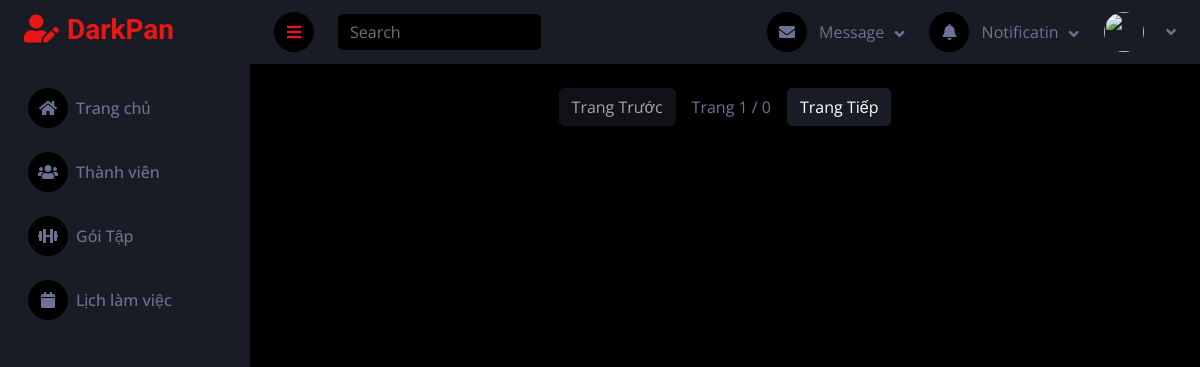
Page /public/NV_Quay/goitap on the earlier database version.
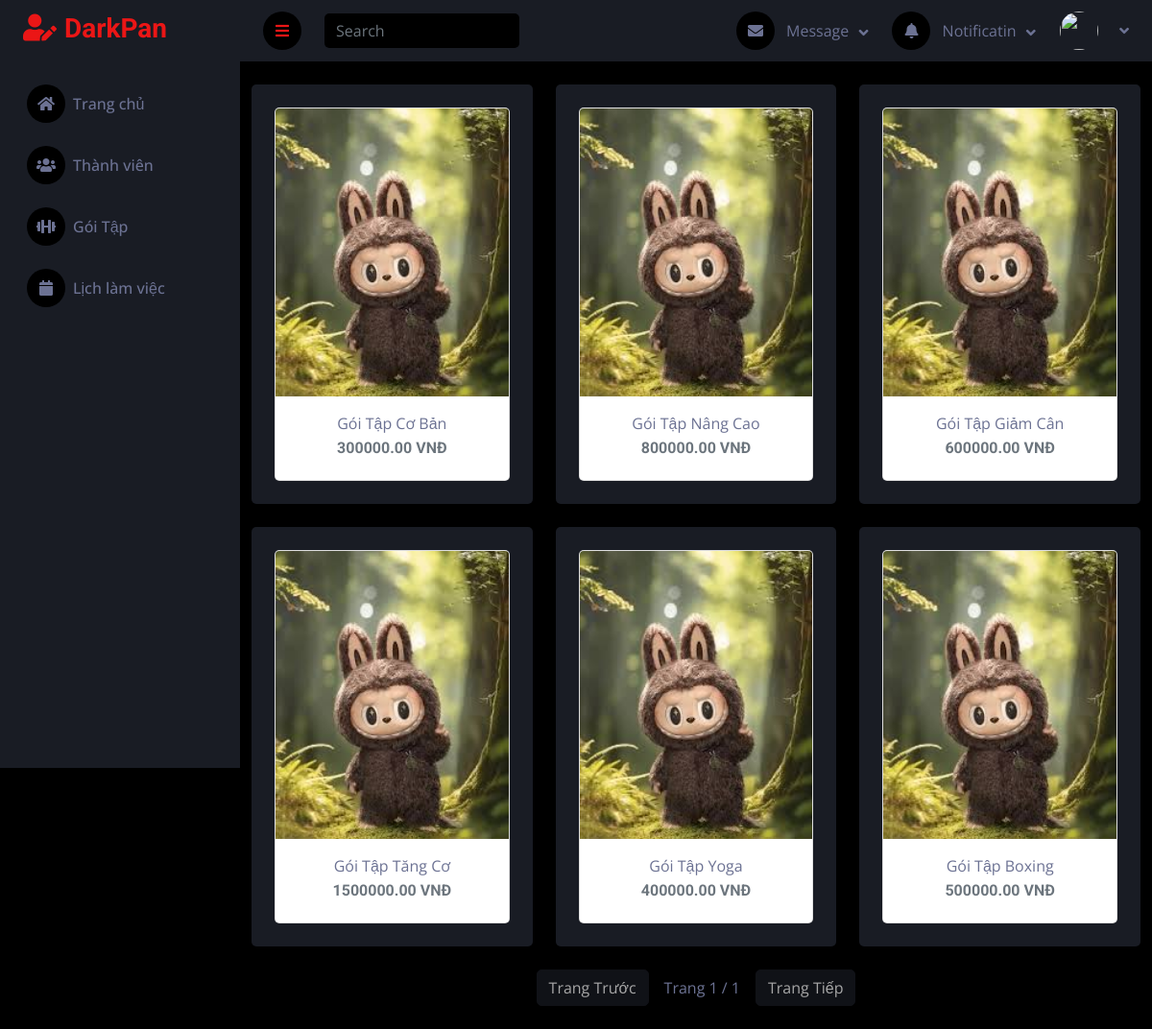
Same page on the later database version.
### tables this page shows
CREATE TABLE `goitap` (
  `maGoiTap` int(11) NOT NULL,
  `tenGoiTap` varchar(255) NOT NULL,
  `thoiHan` int(11) NOT NULL,
  `gia` decimal(10,2) NOT NULL,
  `moTa` text DEFAULT NULL,
  `anhGoiTap` varchar(255) NOT NULL
);

### controllers/HomeController_NV.php (called while the page is built, shortened)
<?php
require_once BASE_PATH . '/models/GoiTapModel.php';
class HomeController_NV {
    public function DSGoiTap() {
        $GoiTapModel = new GoiTapModel();
        $currentGoiTap = $GoiTapModel->getCurrentGoiTap();
        $limit = 6;
        $page = isset($_GET['page']) ? $_GET['page'] : 1;
        $goitap_list = $GoiTapModel->getAllGoitap($page, $limit);
        $totalPages = ceil($currentGoiTap / $limit);
        $data = [
            'goitap_list' => $goitap_list,
            'totalPages' => $totalPages,
            'currentPage' => $page,
            'currentGoiTap' => $currentGoiTap,
        ];
        $this->render('NV_Quay/goitap/DSGoiTap', $data);
    }
    protected function render($view, $data = []) {
        extract($data);
        require_once BASE_PATH . "/views/$view.php";
    }
}
?>

### public/index.php (called while the page is built, shortened)
<?php
$router = new Router();
$router->handleRequest();
?>

### models/GoiTapModel.php (called while the page is built, shortened)
<?php
require_once "../config/database.php";
class GoiTapModel {
    private $conn;
    public function __construct() {
        $database = new Database();
        $this->conn = $database->connect();
    }
    public function getAllGoitap($page, $limit) {
        $offset = ($page - 1) * $limit;
        $query = "SELECT * FROM goitap LIMIT $limit OFFSET $offset";
        $result = $this->conn->query($query);
        return $result->fetch_all(MYSQLI_ASSOC);
    }
    public function getCurrentGoiTap() {
        $sql = "SELECT COUNT(*) as count FROM goitap";
        $result = $this->conn->query($sql);
        $row = $result->fetch_assoc();
        return $row['count'];
    }
}
?>

### config/database.php (called while the page is built, shortened)
<?php
class Database {
    private $servername = "localhost:3306";
    private $username = "root";
    private $password = "";
    private $dbname = "gym";
    public function connect() {
        $this->conn = mysqli_connect($this->servername, $this->username, $this->password, $this->dbname);
        return $this->conn;
    }
}
?>

### views/NV_Quay/goitap/DSGoiTap.php (the view, shortened to what this page needs)
<!DOCTYPE html>
<html lang="en">
<head>
    <link href="https://cdnjs.cloudflare.com/ajax/libs/font-awesome/5.10.0/css/all.min.css" rel="stylesheet">
    <link href="https://cdn.jsdelivr.net/npm/bootstrap-icons@1.4.1/font/bootstrap-icons.css" rel="stylesheet">
    <link href="asset/lib/owlcarousel/assets/owl.carousel.min.css" rel="stylesheet">
    <link href="asset/lib/tempusdominus/css/tempusdominus-bootstrap-4.min.css" rel="stylesheet" />
    <link href="asset/css/bootstrap.min.css" rel="stylesheet">
    <link href="asset/css/style.css" rel="stylesheet">
</head>
<body>
  <?php require_once('../views/NV_Quay/layout/header.php'); ?>
  <?php require_once('../views/NV_Quay/layout/sidebar.php'); ?>
  <div class="container mx-auto mt-4">
    <div class="row g-4">
      <?php foreach ($goitap_list as $goitap): ?>
        <div class="col-sm-12 col-md-6 col-xl-4">
  <div class="h-100 bg-secondary rounded p-4">
    <div class="card d-flex align-items-center justify-content-between text-center"
          data-bs-toggle="modal"
          data-bs-target="#goiTapModal"
          data-magoitap="<?= htmlspecialchars($goitap['maGoiTap']) ?>"
          data-tengoitap="<?= htmlspecialchars($goitap['tenGoiTap']) ?>"
          data-thoihan="<?= htmlspecialchars($goitap['thoiHan']) ?>"
          data-gia="<?= htmlspecialchars($goitap['gia']) ?>"
          data-mota="<?= htmlspecialchars($goitap['moTa']) ?>"
          data-anhgoitap="<?= htmlspecialchars($goitap['anhGoiTap'] ?? 'https://i.imgur.com/ZTkt4I5.jpg') ?>">
      <img src="<?= htmlspecialchars($goitap['anhGoiTap'] ?? 'https://i.imgur.com/ZTkt4I5.jpg') ?>" class="card-img-top custom-img" style="" alt="...">
      <div class="card-body ">
        <p class="card-title" style=""><?= htmlspecialchars($goitap['tenGoiTap'] ?? 'Tên Gói Tập Mặc Định') ?></p>
        <h6 class="card-subtitle mb-2 text-muted"><?= htmlspecialchars($goitap['gia'] ?? 'Giá Mặc Định') ?> VNĐ</h6>
      </div>
    </div>
  </div>
</div>
      <?php endforeach; ?>
    </div>
  </div>
<div id="pagination" class="d-flex justify-content-center align-items-center mt-4 mb-4">
    <a href="?page=<?= max(1, $currentPage - 1) ?>" class="btn btn-secondary <?= ($currentPage == 1) ? 'disabled' : ''; ?>">Trang Trước</a>
    <span class="mx-3">Trang <?= $currentPage ?> / <?= $totalPages ?></span>
    <a href="?page=<?= min($totalPages, $currentPage + 1) ?>" class="btn btn-secondary <?= ($currentPage == $totalPages) ? 'disabled' : ''; ?>">Trang Tiếp</a>
</div>
</div>
</body>
</html>

Differences in the rows shown:
added goitap: anhGoiTap (picture), tenGoiTap "Gói Tập Cơ Bản", gia "300000.00"
added goitap: anhGoiTap (picture), tenGoiTap "Gói Tập Nâng Cao", gia "800000.00"
added goitap: anhGoiTap (picture), tenGoiTap "Gói Tập Giảm Cân", gia "600000.00"
added goitap: anhGoiTap (picture), tenGoiTap "Gói Tập Tăng Cơ", gia "1500000.00"
added goitap: anhGoiTap (picture), tenGoiTap "Gói Tập Yoga", gia "400000.00"
added goitap: anhGoiTap (picture), tenGoiTap "Gói Tập Boxing", gia "500000.00"
Other differences:
$totalPages: "0" → "1"
